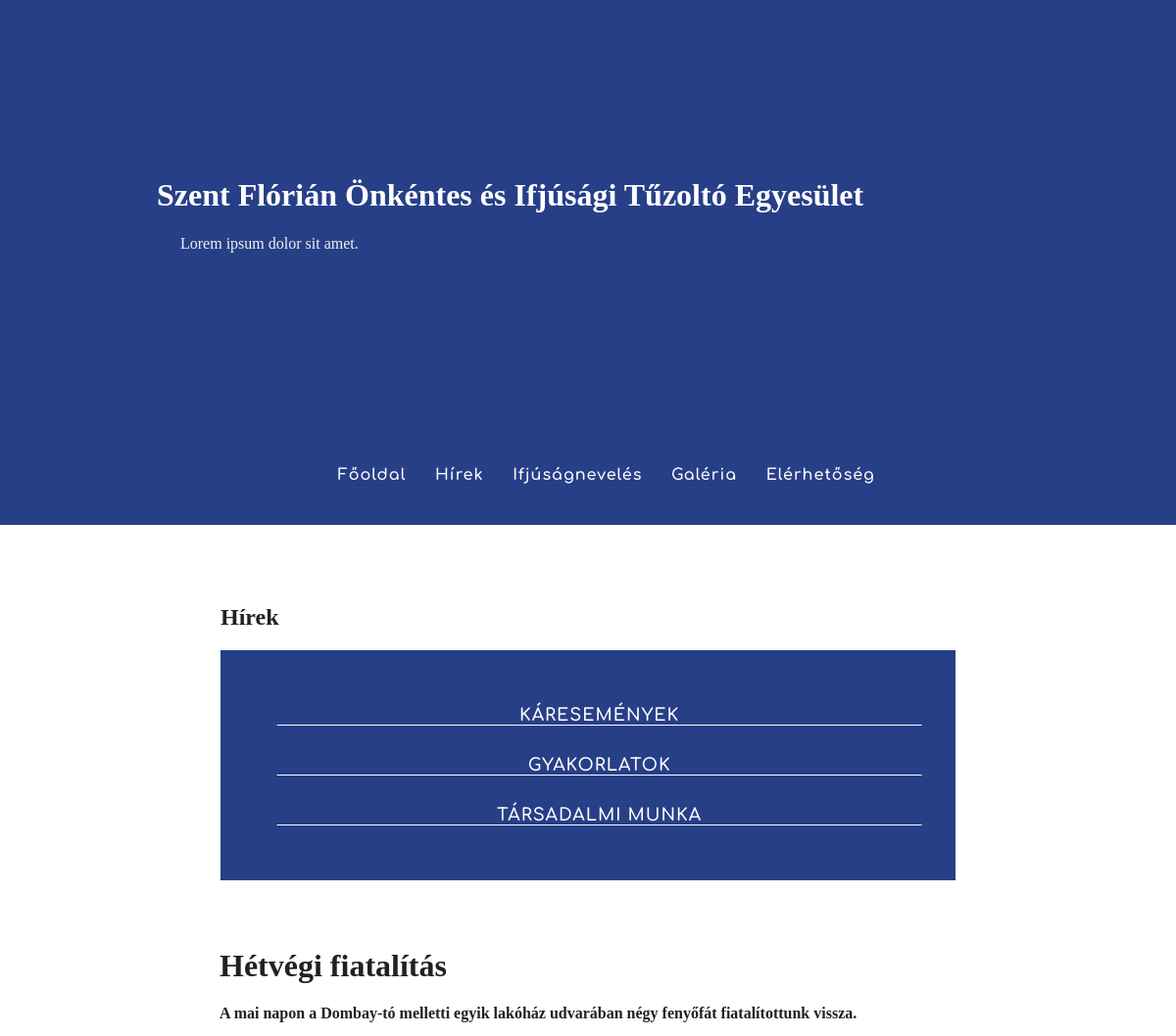
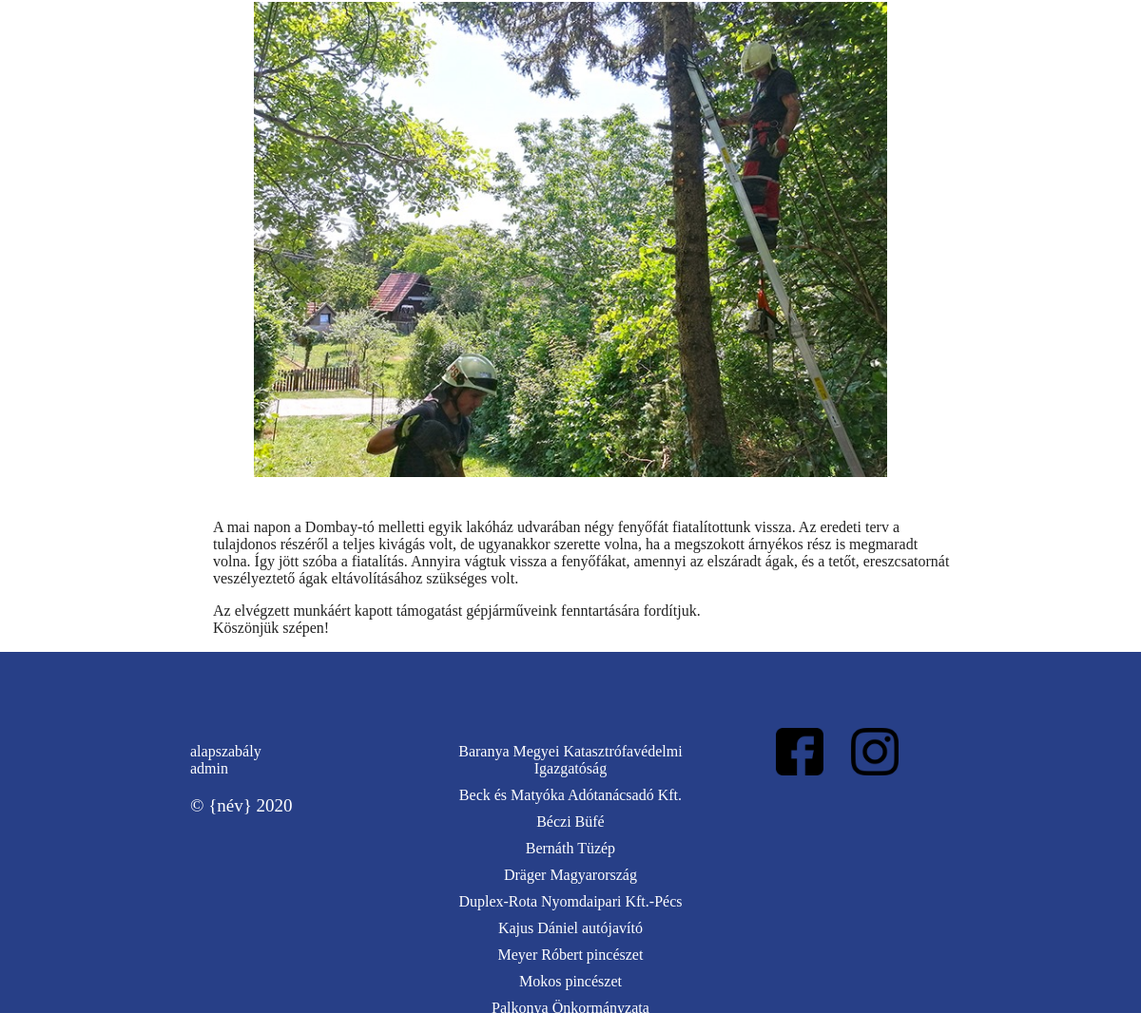
The app's page /?page=news&read=15 with its own data (2 pictures, top to bottom).
### tables this page shows
CREATE TABLE `ote__category` (
  `category_id` int(11) NOT NULL,
  `cname` varchar(50) NOT NULL,
  `status` tinyint(4) NOT NULL
);

CREATE TABLE `ote__news` (
  `news_id` int(11) NOT NULL,
  `category` int(11) NOT NULL,
  `title` varchar(100) NOT NULL,
  `intro` varchar(256) NOT NULL,
  `image` varchar(200) DEFAULT NULL,
  `body` text NOT NULL,
  `created` date NOT NULL,
  `status` tinyint(4) NOT NULL DEFAULT 1
);

### system/database.php (called while the page is built)
<?php
$dbName = "ote";
$dbUser = "root";
$dbPass = "";
$dbPrefix = "ote__";
$dsn = "mysql:host=localhost;dbname=".$dbName.";charset=utf8mb4";
$db = new PDO($dsn, $dbUser, $dbPass);
function DbQuery($sql, $params = null)
{
	global $db;
	$query = $db->prepare($sql);
	$query->execute($params);
	$result = $query->fetchAll(PDO::FETCH_ASSOC);
	return $result;
}

### system/web/request.php (called while the page is built, shortened)
<?php
function GetPost() {
    $article = 0;
    if(isset($_GET['read'])) {
        $article = $_GET['read'];
    }
    return $article;
}

### system/model.php (called while the page is built, shortened)
<?php
function GetArticleById($newsId)
{
	global $dbPrefix;
	$news = DbQuery("SELECT *
			FROM ".$dbPrefix."news
			WHERE news_id=:news AND status=1",
			['news' => $newsId]);
	if($news)
	{
		return $news[0];
	}
	return null;
}

### system/web/web-template/news.php (the view, shortened to what this page needs)
<div id="AlignHeader">
    <h1>Szent Flórián Önkéntes és Ifjúsági Tűzoltó Egyesület</h1>
    <p>Lorem ipsum dolor sit amet.</p>
</div>
    </header>
<nav class="mainNav">
    <ul>
        <li><a href="?page=home" class="navmain-a">Főoldal</a></li>
        <li><a href="?page=news"class="navmain-a">Hírek</a></li>
        <li><a href="?page=ifjnev"class="navmain-a">Ifjúságnevelés</a></li>
        <li><a href="?page=gallery"class="navmain-a">Galéria</a></li>
        <li><a href="?page=contact"class="navmain-a">Elérhetőség</a></li>
    </ul>
</nav>
    <div class="container">
        <section>
            <h1>Hírek</h1>
            <nav class="navcategory"><ul>
                <?php
                $categs = DbQuery("SELECT * FROM ote__category WHERE status = 1");
                foreach($categs as $final):
                ?>
                <li><a href="?page=news&category=<?= $final['category_id'] ?>" class="navcategory-a"><?= $final['cname'] ?></a></li>
                <?php endforeach; ?>
            </ul></nav>
        </section>
        <div id="newspanel">
            <?php
                $post = GetPost();
                if($post){
                    ReadPost($post);
                }
            ?>
        </div>
    </div>
</body>
</html>

### system/web/page.php (shortened to what this page needs)
<?php
function PageBegin(){
    require_once 'system/web/web-template/page-begin.php';
}
function PageEnd(){
    require_once 'system/web/web-template/page-end.php';
}
function ReadPost($newsId) {
    $news = GetArticleById($newsId);
	if($news)
	{
        echo '<div class="post">';
        echo '<h1>'. $news['title'] .'</h1>';
        echo '<p><strong>'. $news['intro'] .'</strong></p>';
        echo '</div>';
        if(!$news['image'] == null){
	    echo '<div class="npic">';
        echo'<center><img src="media/news/'.$news['image'].'"></center>';
        echo'</div>';
        }
        echo '<div class="post">';
        echo '<article id="text">'.$news['body'].'</article>';
        echo '</div>';
	}
	else
	{
		echo '<h1>Cikk nem található</h1>';
		echo '<p>A kért bejegyzés nem található</p>';
	}
}

### src/style.css (style rules this page uses)
body { margin: 0; padding: 0; }
h1 { font-family: Helv; }
#AlignHeader { max-width: 1000px; width: 100%; margin-left: auto; margin-right: auto; }
header h1 { color: white; font-family: Helv; }
header p { color: #f1f1f1; font-family: OSR; }
nav { padding: 26px; background-color: #273F87; text-align: center; margin-bottom: 3%; font-family: CSB; }
nav ul { transform: translateX(-1.2%); }
nav ul li { display: inline-block; margin-left: 25px; }
nav ul li a { color: white; text-decoration: none; transition: 0.3s; letter-spacing: 1px; }
.navcategory li { list-style: none; display: inline-block; margin: 0 50px; }
.navcategory-a { font-size: 110%; font-weight: normal; text-transform: uppercase; color: #ffffff; text-decoration: none; }
nav::after { clear: both; display: block; content: ""; }
.container { max-width: 1200px; width: 80%; float: right; margin-left: auto; margin-right: auto; color: #212121; font-family: OSR; }
.container section { padding: 25px 25px; transition: 0.3s; }
.post h1,p { margin-left: 24px; }
.npic img { height: 500px; margin-bottom: 24px; }

### src/responsive.css (style rules this page uses)
@media only screen and (max-width: 1625px) { .container { float:none; } }
@media only screen and (max-width: 1402px) { .npic center img { max-width: 95% ;max-height:95%; } }
@media only screen and (max-width: 1250px) { .container { max-width: 800px; } }
@media only screen and (max-width: 1250px) { .navcategory li { display: block; margin: 30px 0; border-bottom: solid 1px #FFFFFF } }

### records on screen
ote__category: cname "KÁRESEMÉNYEK"
ote__category: cname "GYAKORLATOK"
ote__category: cname "TÁRSADALMI MUNKA"
ote__news: title "Hétvégi fiatalítás", intro "A mai napon a Dombay-tó melletti egyik lakóház udvarában négy fenyőfát fiatalítottunk vissza.", image (picture), body "A mai napon a Dombay-tó melletti egyik lakóház udvarában négy fenyőfát fiatalítottunk vissza. Az eredeti terv a tulajdonos részéről a teljes kivágás volt, de ugyanakkor szerette volna, ha a megszokott árnyékos rész is megmaradt volna. Így jött szóba a fiatalítás. Annyira vágtuk vissza a fenyőfákat, amennyi az elszáradt ágak, és a tetőt, ereszcsatornát veszélyeztető ágak eltávolításához szükséges volt. Az elvégzett munkáért kapott támogatást gépjárműveink fenntartására fordítjuk. Köszönjük szépen!"
